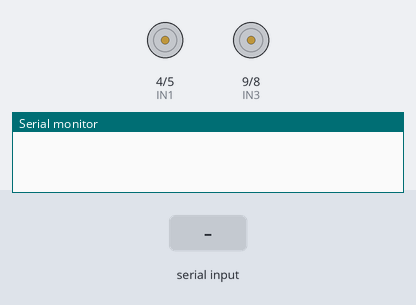
Recording of a sketch running on a simulated Arduino Uno, built with avr-gcc and run on an emulated ATmega328P. Shown: motor-driver pin pairs drawn as motors (green arrow = first pin HIGH = forward, orange = second pin HIGH = backward, longer = more drive, scaled by the enable pin), the last lines printed to the serial monitor. The test bench sets the inputs (shaded band).

Above: at 1.2 s.
1.3 s: "F" received over Serial
At 2.4 s:
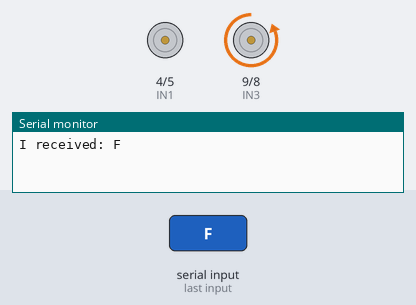
2.8 s: "B" received over Serial
At 3.6 s:
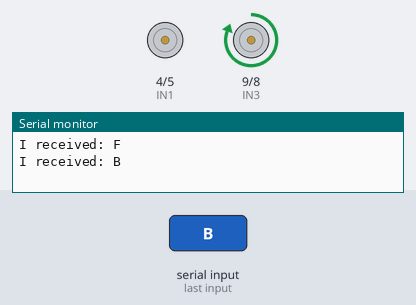
4.3 s: "L" received over Serial
At 4.7 s:
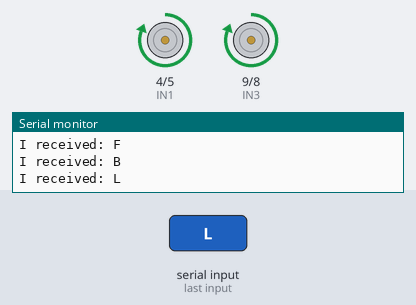
5.8 s: "R" received over Serial
At 7.0 s:
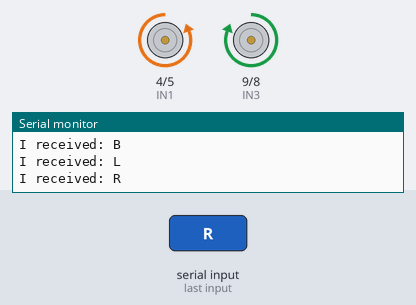
7.3 s: "T" received over Serial
At 8.2 s:
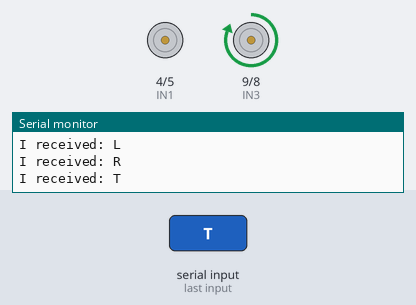
8.8 s: "S" received over Serial
At 9.3 s:
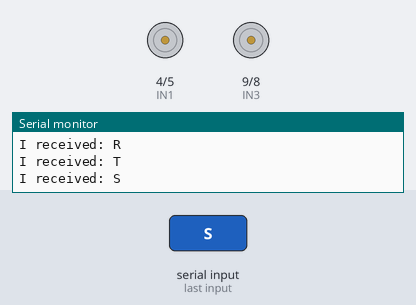
Timing chart, 0 to 11.3 s (numbered marks = the images above; inputs shaded):
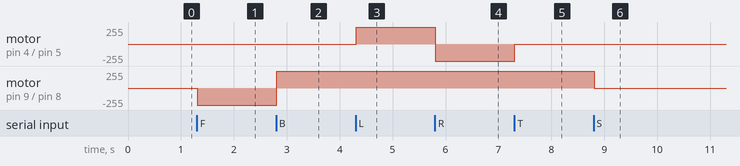

The sketch:

rover_hbridge.ino
```cpp
int ENA=6;//connected to Arduino's port 5(output pwm)
int IN1=4;//connected to Arduino's port 2
int IN2=5;//connected to Arduino's port 3

int ENB=7;//connected to Arduino's port 6(output pwm)
int IN3=9;//connected to Arduino's port 4
int IN4=8;//connected to Arduino's port 7

char val;

void setup()
{
 pinMode(ENA,OUTPUT);//output
 pinMode(ENB,OUTPUT);
 pinMode(IN1,OUTPUT);
 pinMode(IN2,OUTPUT);
 pinMode(IN3,OUTPUT);
 pinMode(IN4,OUTPUT);

 //digitalWrite(ENA,HIGH);
 digitalWrite(IN1,LOW);
 digitalWrite(IN2,LOW);//setting motorA's directon

 //digitalWrite(ENB,HIGH);//stop driving
 digitalWrite(IN3,LOW);
 digitalWrite(IN4,LOW);//setting motorB's directon

 Serial.begin(57600);

 //Serial.print("F");
}


void loop()
{

    if( Serial.available() )         // if data is available to read
  {
    val = Serial.read();          // read it and store it in 'val'


    // say what you got:
    Serial.print("I received: ");
    Serial.println(val);
    // delay 10 milliseconds to allow serial update time
    delay(10);

    if( val == 'F' )                     // if 'H' was received
    {
       forward();
    }else if( val == 'B')
    {
      backward();
    }else if( val == 'L')
    {
      left();
    }else if( val == 'R')
    {
      right();
    }else if( val == 'T')
    {
      straight();
    }else if( val == 'S')
      brake();
    }


}


void backward()
{
  /*
  This puts the motors into Standby Mode
  */
   analogWrite(ENB,255);
   digitalWrite(IN3, HIGH);
   digitalWrite(IN4, LOW);

}

void forward()
{
  /*
  This puts the motors into Standby Mode
  */
   analogWrite(ENB,255);
   digitalWrite(IN4, HIGH);
   digitalWrite(IN3, LOW);
}


void right()
{
  /*
  This puts the motors into Standby Mode
  */
   analogWrite(ENA,255);
   digitalWrite(IN1, LOW);
   digitalWrite(IN2, HIGH);

}

void left(){
     analogWrite(ENA,255);
   digitalWrite(IN1, HIGH);
   digitalWrite(IN2, LOW);
}

void straight()
{
  digitalWrite(IN1, LOW);
   digitalWrite(IN2, LOW);
}

void brake()
{
    digitalWrite(IN3, LOW);
   digitalWrite(IN4, LOW);
}
```

Measured:
- after the input at 1.3 s, motor on pin 9 (IN3) / pin 8 (IN4): stopped → backward 255/255 at once
- after the input at 2.8 s, motor on pin 9 (IN3) / pin 8 (IN4): backward 255/255 → forward 255/255 at once
- after the input at 4.3 s, motor on pin 4 (IN1) / pin 5 (IN2): stopped → forward 255/255 at once
- after the input at 5.8 s, motor on pin 4 (IN1) / pin 5 (IN2): forward 255/255 → backward 255/255 at once
- after the input at 7.3 s, motor on pin 4 (IN1) / pin 5 (IN2): backward 255/255 → stopped at once
- after the input at 8.8 s, motor on pin 9 (IN3) / pin 8 (IN4): forward 255/255 → stopped at once
